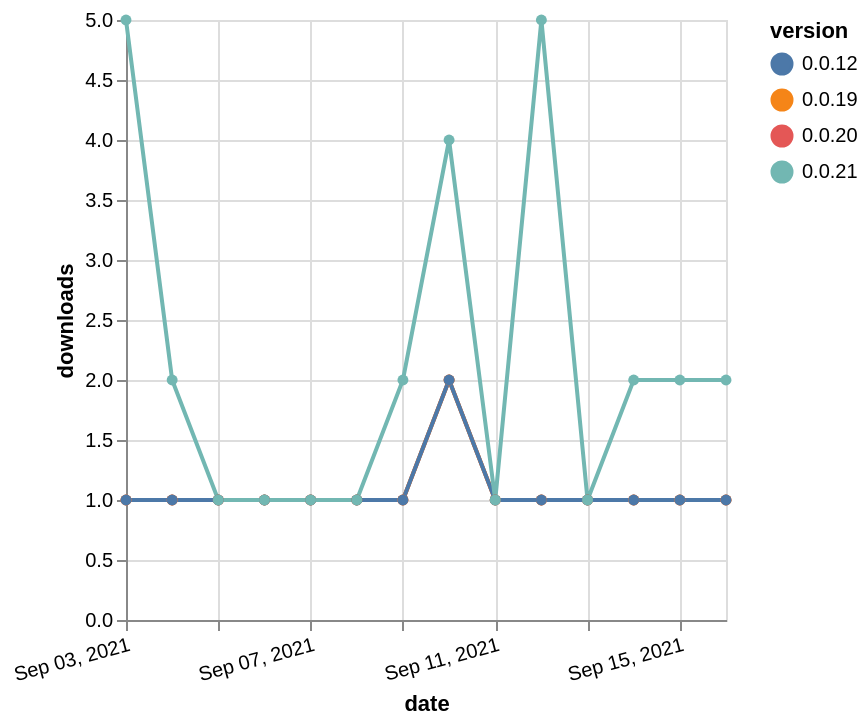

Vega-Lite specification for this chart:
### Vega-Lite specification from a JSON file in a GitHub repository (floating-point values rounded to 4 significant figures)
{"$schema": "https://vega.github.io/schema/vega-lite/v5.json", "description": "A simple bar chart with embedded data.", "data": {"values": [{"date": "2021-09-03", "total": 171, "delta": 1, "version": "0.0.20"}, {"date": "2021-09-04", "total": 172, "delta": 1, "version": "0.0.20"}, {"date": "2021-09-05", "total": 173, "delta": 1, "version": "0.0.20"}, {"date": "2021-09-06", "total": 174, "delta": 1, "version": "0.0.20"}, {"date": "2021-09-07", "total": 175, "delta": 1, "version": "0.0.20"}, {"date": "2021-09-08", "total": 176, "delta": 1, "version": "0.0.20"}, {"date": "2021-09-09", "total": 177, "delta": 1, "version": "0.0.20"}, {"date": "2021-09-10", "total": 179, "delta": 2, "version": "0.0.20"}, {"date": "2021-09-11", "total": 180, "delta": 1, "version": "0.0.20"}, {"date": "2021-09-12", "total": 181, "delta": 1, "version": "0.0.20"}, {"date": "2021-09-13", "total": 182, "delta": 1, "version": "0.0.20"}, {"date": "2021-09-14", "total": 183, "delta": 1, "version": "0.0.20"}, {"date": "2021-09-15", "total": 184, "delta": 1, "version": "0.0.20"}, {"date": "2021-09-16", "total": 185, "delta": 1, "version": "0.0.20"}, {"date": "2021-09-03", "total": 123, "delta": 1, "version": "0.0.19"}, {"date": "2021-09-04", "total": 124, "delta": 1, "version": "0.0.19"}, {"date": "2021-09-05", "total": 125, "delta": 1, "version": "0.0.19"}, {"date": "2021-09-06", "total": 126, "delta": 1, "version": "0.0.19"}, {"date": "2021-09-07", "total": 127, "delta": 1, "version": "0.0.19"}, {"date": "2021-09-08", "total": 128, "delta": 1, "version": "0.0.19"}, {"date": "2021-09-09", "total": 129, "delta": 1, "version": "0.0.19"}, {"date": "2021-09-10", "total": 131, "delta": 2, "version": "0.0.19"}, {"date": "2021-09-11", "total": 132, "delta": 1, "version": "0.0.19"}, {"date": "2021-09-12", "total": 133, "delta": 1, "version": "0.0.19"}, {"date": "2021-09-13", "total": 134, "delta": 1, "version": "0.0.19"}, {"date": "2021-09-14", "total": 135, "delta": 1, "version": "0.0.19"}, {"date": "2021-09-15", "total": 136, "delta": 1, "version": "0.0.19"}, {"date": "2021-09-16", "total": 137, "delta": 1, "version": "0.0.19"}, {"date": "2021-09-03", "total": 169, "delta": 1, "version": "0.0.12"}, {"date": "2021-09-04", "total": 170, "delta": 1, "version": "0.0.12"}, {"date": "2021-09-05", "total": 171, "delta": 1, "version": "0.0.12"}, {"date": "2021-09-06", "total": 172, "delta": 1, "version": "0.0.12"}, {"date": "2021-09-07", "total": 173, "delta": 1, "version": "0.0.12"}, {"date": "2021-09-08", "total": 174, "delta": 1, "version": "0.0.12"}, {"date": "2021-09-09", "total": 175, "delta": 1, "version": "0.0.12"}, {"date": "2021-09-10", "total": 177, "delta": 2, "version": "0.0.12"}, {"date": "2021-09-11", "total": 178, "delta": 1, "version": "0.0.12"}, {"date": "2021-09-12", "total": 179, "delta": 1, "version": "0.0.12"}, {"date": "2021-09-13", "total": 180, "delta": 1, "version": "0.0.12"}, {"date": "2021-09-14", "total": 181, "delta": 1, "version": "0.0.12"}, {"date": "2021-09-15", "total": 182, "delta": 1, "version": "0.0.12"}, {"date": "2021-09-16", "total": 183, "delta": 1, "version": "0.0.12"}, {"date": "2021-09-03", "total": 177, "delta": 5, "version": "0.0.21"}, {"date": "2021-09-04", "total": 179, "delta": 2, "version": "0.0.21"}, {"date": "2021-09-05", "total": 180, "delta": 1, "version": "0.0.21"}, {"date": "2021-09-06", "total": 181, "delta": 1, "version": "0.0.21"}, {"date": "2021-09-07", "total": 182, "delta": 1, "version": "0.0.21"}, {"date": "2021-09-08", "total": 183, "delta": 1, "version": "0.0.21"}, {"date": "2021-09-09", "total": 185, "delta": 2, "version": "0.0.21"}, {"date": "2021-09-10", "total": 189, "delta": 4, "version": "0.0.21"}, {"date": "2021-09-11", "total": 190, "delta": 1, "version": "0.0.21"}, {"date": "2021-09-12", "total": 195, "delta": 5, "version": "0.0.21"}, {"date": "2021-09-13", "total": 196, "delta": 1, "version": "0.0.21"}, {"date": "2021-09-14", "total": 198, "delta": 2, "version": "0.0.21"}, {"date": "2021-09-15", "total": 200, "delta": 2, "version": "0.0.21"}, {"date": "2021-09-16", "total": 202, "delta": 2, "version": "0.0.21"}]}, "width": "container", "mark": {"type": "line", "point": {"filled": true}}, "encoding": {"x": {"field": "date", "type": "temporal", "timeUnit": "yearmonthdate", "title": "date", "axis": {"labelAngle": -15}}, "y": {"field": "delta", "type": "quantitative", "title": "downloads"}, "color": {"field": "version", "type": "nominal"}, "tooltip": {"field": "delta"}}}
